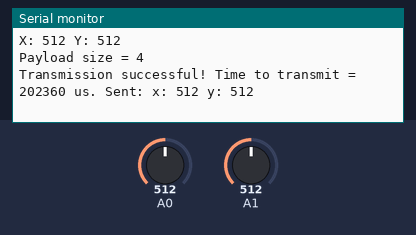
A program run on a simulated Arduino Nano, built with avr-gcc and run on an emulated ATmega328P. Parts: the last lines printed to the serial monitor. The inputs (shaded band) are chosen by the test bench; at power-on: A0 = 512, A1 = 512. No radio packets arrive unless stated.

Above: at 1.2 s.
1.3 s: A0 set to 716
At 1.38 s:
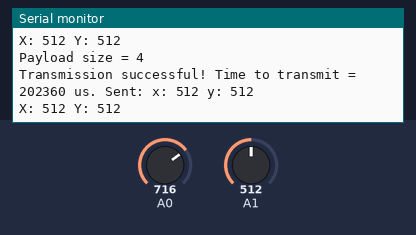
2.8 s: A1 set to 716
At 2.9 s:
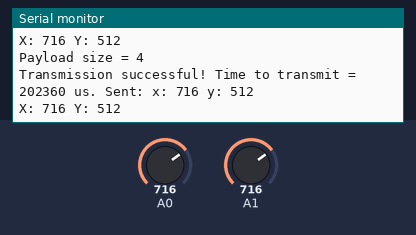
4.3 s: A0 set to 900
At 4.43 s:
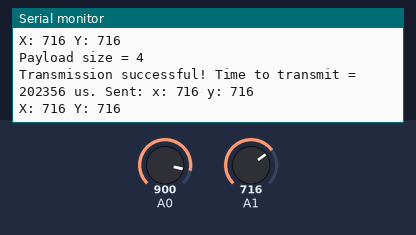
5.8 s: A1 set to 900
At 5.95 s:
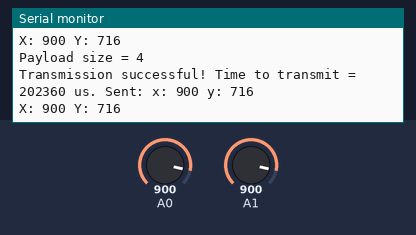
Timing chart, 0 to 8.3 s (numbered marks = the images above; inputs shaded):
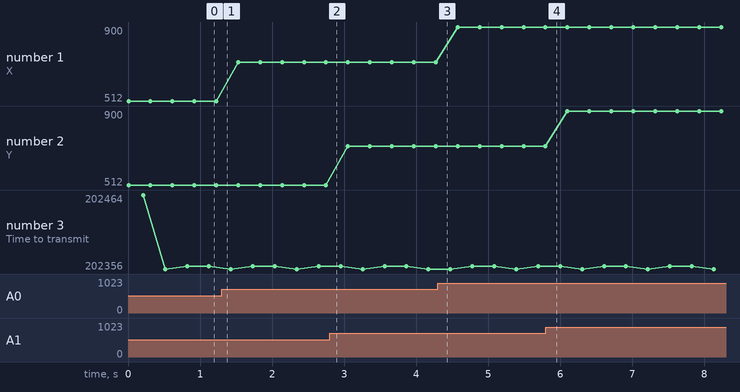

The program:

main.cpp
```cpp
#include <Arduino.h>
#include <SPI.h>
#include "printf.h"
#include "RF24.h"

// instantiate an object for the nRF24L01 transceiver
RF24 radio(9, 10); // using pin 7 for the CE pin, and pin 8 for the CSN pin

// Let these addresses be used for the pair
uint8_t address[][6] = {"1Node", "2Node"};
// It is very helpful to think of an address as a path instead of as
// an identifying device destination

// to use different addresses on a pair of radios, we need a variable to
// uniquely identify which address this radio will use to transmit

// For this example, we'll be using a payload containing
// a single float number that will be incremented
// on every successful transmission
// float payload = 0;

typedef struct : Printable
{
  short unsigned int x;
  short unsigned int y;

  size_t printTo(Print &p) const
  {
    size_t count = 0;
    count += p.print(F("Payload{x = "));
    count += p.print(x);
    count += p.print(F(", y = "));
    count += p.print(y);
    count += p.print(F("}"));
    return count;
  }
} __attribute__((packed)) Payload;

Payload payload;

uint16_t xy[2];

void
setup()
{
  Serial.begin(115200);
  // initialize the transceiver on the SPI bus
  if (!radio.begin())
  {
    Serial.println(F("radio hardware is not responding!!"));
    while (1)
    {
    } // hold in infinite loop
  }

  radio.setChannel(0x70);

  Serial.print("Channel: ");
  Serial.println(radio.getChannel(), HEX);

  Serial.print(F("address = "));
  Serial.println((char *)address[0]);

  // role variable is hardcoded to RX behavior, inform the user of this

  // Set the PA Level low to try preventing power supply related problems
  // because these examples are likely run with nodes in close proximity to
  // each other.
  radio.setPALevel(RF24_PA_MAX); // RF24_PA_MAX is default.
  radio.setDataRate(RF24_250KBPS);
  radio.setAutoAck(true);
  // radio.enableAckPayload();
  // radio.setRetries(0, 15);
  // radio.setPayloadSize(32);
  radio.openWritingPipe(address[0]); // always uses pipe 0

  // save on transmission time by setting the radio to only transmit the
  // number of bytes we need to transmit a float
  // radio.setPayloadSize(sizeof(payload)); // float datatype occupies 4 bytes

  // set the TX address of the RX node into the TX pipe

  // set the RX address of the TX node into a RX pipe
  // radio.openReadingPipe(1, address[!radioNumber]); // using pipe 1
  radio.powerUp();

  // additional setup specific to the node's role
  radio.stopListening(); // put radio in TX mode
} // setup

void loop()
{
    // This device is a TX node
    unsigned long start_timer = micros();               // start the timer
    int x, y;
    x = analogRead(A0);
    y = analogRead(A1);
    Serial.print("X: ");
    Serial.print(x);
    Serial.print(" Y: ");
    Serial.println(y);
    xy[0] = x;
    xy[1] = y;
    digitalWrite(LED_BUILTIN, HIGH);
    // bool report = radio.write(&payload, sizeof(payload)); // transmit & save the report
    bool report = radio.write(&xy, sizeof(xy)); // transmit & save the report
    delay(200);
    Serial.print("Payload size = ");
    Serial.println(sizeof(xy));
    digitalWrite(LED_BUILTIN, LOW);

    unsigned long end_timer = micros();                 // end the timer

    // Serial.println(payload);

    if (report)
    {
      Serial.print(F("Transmission successful! ")); // payload was delivered
      Serial.print(F("Time to transmit = "));
      Serial.print(end_timer - start_timer); // print the timer result
      Serial.print(F(" us. Sent: x: "));
      Serial.print(xy[0]); // print payload sent
      Serial.print(F(" y: "));
      Serial.println(xy[1]); // print payload sent
      // payload += 1;         // increment float payload
    }
    else
    {
      Serial.println(F("Transmission failed or timed out")); // payload was not delivered
    }

    // to make this example readable in the serial monitor
    delay(100); // slow transmissions down by 1 second

} // loop
```

Measured:
- plotted number 1: 512 → 716 after the input at 1.3 s, 716 → 900 after the input at 4.3 s
